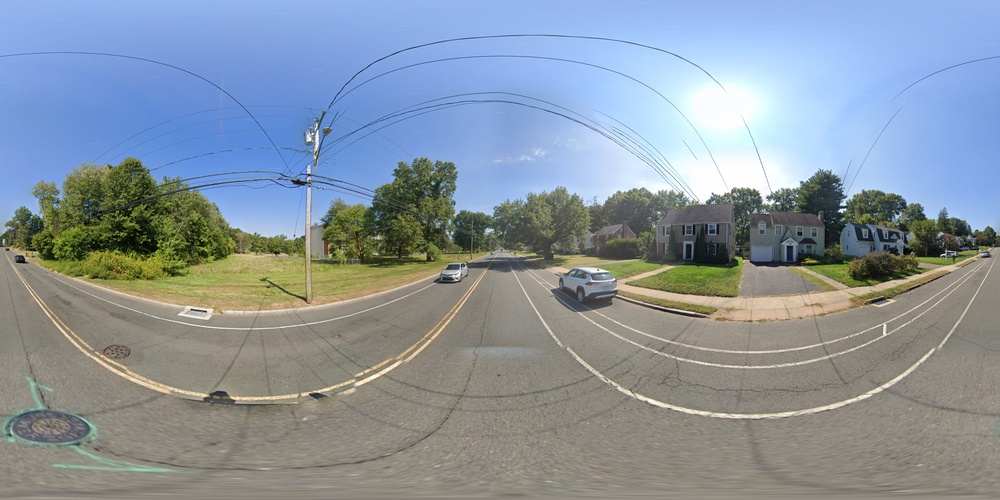
#> input picture images/asylum/asylum0.jpg, 1000 x 500 px, shrunk from 8192 x 4096 before the run; its folder holds 4 pictures in this run
$ jupyter execute --allow-errors r.ipynb
#> lines starting #> are read from the running program, lines starting #| are printed output that depends on the picture
#> further down, image is the input picture: shape (500, 1000, 3); mean B, G, R 158.9, 148.7, 137.1
#> `shifted_image = np.roll(image, width // 2, axis=1)`:
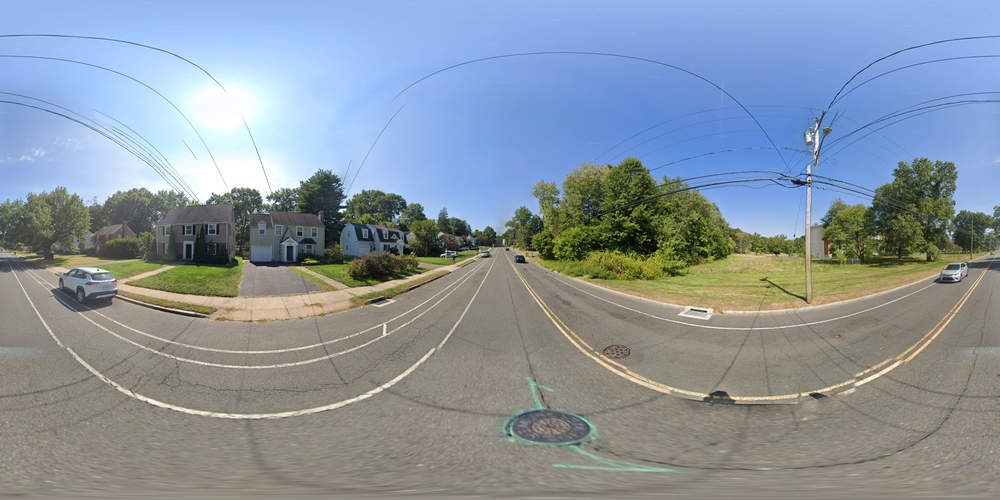
#> shifted_image: shape (500, 1000, 3); mean B, G, R 158.9, 148.7, 137.1
#> pass 2 of the loop `for i in range(20):`:
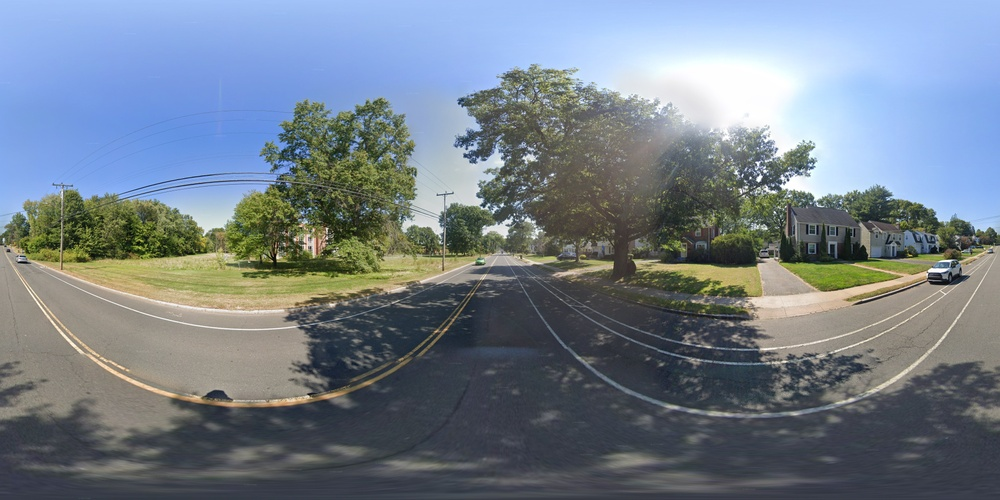
#> input picture images/asylum/asylum1.jpg, 1000 x 500 px, shrunk from 8192 x 4096 before the run
#> image is the input picture: shape (500, 1000, 3); mean B, G, R 138.3, 127.4, 116.2
#> `shifted_image = np.roll(image, width // 2, axis=1)`:
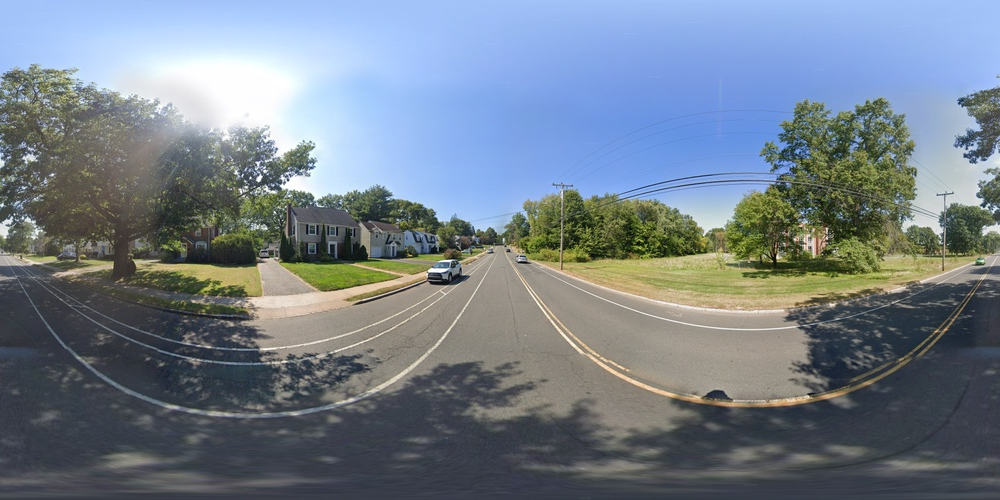
#> shifted_image: shape (500, 1000, 3); mean B, G, R 138.3, 127.4, 116.2
[cell 1]
import cv2
import numpy as np

#> (a cell that did not finish here is left out)
